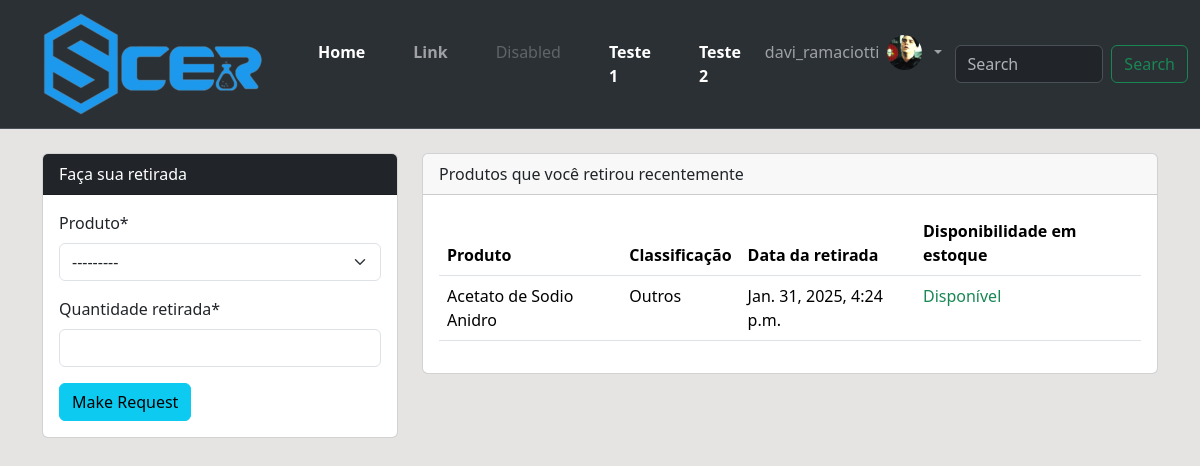
The page /estatisticas/ (signed in) on the database as committed earlier.
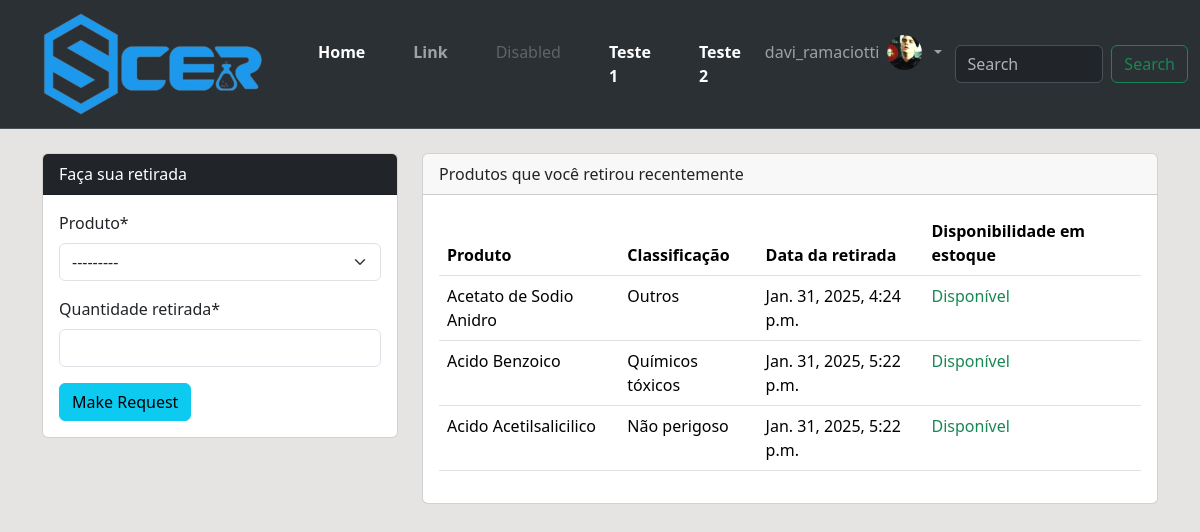
The same page on the database as committed later.
### estatisticas/models.py (models this page shows, shortened)
class Retirada(models.Model):
    produto = models.ForeignKey(Produto, on_delete=models.CASCADE, null=True)
    staff = models.ForeignKey(User, models.CASCADE, null=True)
    quantidade_retirada = models.DecimalField(max_digits=19, decimal_places=4, null=True)
    data = models.DateTimeField(auto_now_add=True)

class Produto(models.Model):
    nome = models.CharField(max_length=200, null=True)
    classificacao = models.CharField(max_length=200, choices=CLASSIFICACAO , null=True)
    quantidade = models.DecimalField(max_digits=19, decimal_places=4, null=True)
    def __str__(self):
        return f'{self.nome}'

### estatisticas/views.py (the view)
# urls.py: path('estatisticas/', views.index, name="estatisticas-index"),
@login_required(login_url='user-login', ) # está configurado nas settings > login_url.
def index(request):
    retiradas = Retirada.objects.all()
    if request.method == "POST":
        form = RetiradaForm(request.POST)
        if form.is_valid():
            instance = form.save(commit=False) # Não se salva o formulario imediatamente para que seja possivel adicionar o usuario
            instance.staff = request.user   # Adiciona-se o usuário às informações do formulario aqui
            instance.save()     #Agora sim, pode-se salvar.
            return redirect('estatisticas-index')
    else:
        form = RetiradaForm()
    context = {
        'retiradas':retiradas,
        'form': form,
    }
    return render(request, 'estatisticas/index.html', context)

### estatisticas/forms.py
class RetiradaForm(forms.ModelForm):
    class Meta:
        model = Retirada
        fields = ['produto', 'quantidade_retirada']

### templates/estatisticas/index.html (shortened to what the changed rows need)
{% extends 'partials/base.html' %}
{% load crispy_forms_tags %}
{% block content%}
{% if user.is_authenticated and user.is_staff %}
 {% include 'partials/topnav.html' %}
<div class="container">
    <div class="row my-5">
        <div class="col-md-6">
            <div class="bg-white">
                <canvas id="myChart1" width="400" height="300"></canvas>
                <script>
                    var ctx = document.getElementById('myChart1').getContext('2d');
                    var myChart1 = new Chart(ctx, {
                        type: 'pie',
                        data: {
                            labels: ['Red', 'Blue', 'Yellow', 'Green', 'Purple', 'Orange'],
                            datasets: [{
                                label: 'Products',
                                data: [12, 19, 3, 5, 2, 3],
                                backgroundColor: [
                                    'rgba(255, 99, 132, 1)',
                                    'rgba(54, 162, 235, 1)',
                                    'rgba(255, 206, 86, 1)',
                                    'rgba(75, 192, 192, 1)',
                                    'rgba(153, 102, 255, 1)',
                                    'rgba(255, 159, 64, 1)'
                                ],
                                borderColor: [
                                    'rgba(255, 99, 132, 1)',
                                    'rgba(54, 162, 235, 1)',
                                    'rgba(255, 206, 86, 1)',
                                    'rgba(75, 192, 192, 1)',
                                    'rgba(153, 102, 255, 1)',
                                    'rgba(255, 159, 64, 1)'
                                ],
                                borderWidth: 1
                            }]
                        },
                        options: {
                            scales: {
                                yAxes: [{
                                    ticks: {
                                        beginAtZero: true
                                    }
                                }]
                            }
                        }
                    });
                </script>
            </div>
        </div>
        <div class="col-md-6">
            <div class="bg-white">
                <canvas id="myChart" width="400" height="300"></canvas>
                <script>
                    var ctx = document.getElementById('myChart').getContext('2d');
                    var myChart = new Chart(ctx, {
                        type: 'bar',
                        data: {
                            labels: ['Red', 'Blue', 'Yellow', 'Green', 'Purple', 'Orange'],
                            datasets: [{
                                label: 'Products',
                                data: [12, 19, 3, 5, 2, 3],
                                backgroundColor: [
                                    'rgba(255, 99, 132, 1)',
                                    'rgba(54, 162, 235, 1)',
                                    'rgba(255, 206, 86, 1)',
                                    'rgba(75, 192, 192, 1)',
                                    'rgba(153, 102, 255, 1)',
                                    'rgba(255, 159, 64, 1)'
                                ],
                                borderColor: [
                                    'rgba(255, 99, 132, 1)',
                                    'rgba(54, 162, 235, 1)',
                                    'rgba(255, 206, 86, 1)',
                                    'rgba(75, 192, 192, 1)',
                                    'rgba(153, 102, 255, 1)',
                                    'rgba(255, 159, 64, 1)'
                                ],
                                borderWidth: 1
                            }]
                        },
                        options: {
                            scales: {
                                yAxes: [{
                                    ticks: {
                                        beginAtZero: true
                                    }
                                }]
                            }
                        }
                    });
                </script>
            </div>
        </div>
    </div>
</div>
{% else %}
{% include 'estatisticas/staff_index.html' %}
{% endif %}
{% endblock %}

### templates/estatisticas/staff_index.html (shortened to what this page needs)
{% load crispy_forms_tags %}
<div class="container">
    <div class="row mt-4">
        <div class="col-md-4">
            <div class="card">
                <div class="card-header bg-dark text-white">
                    Faça sua retirada
                </div>
                <div class="card-body ">
                    <form method="POST">
                        {{ form|crispy }}
                        <input class="btn btn-info btn-block" type="submit" value="Make Request">
                    </form>
                </div>
            </div>
        </div>
        <div class="col-md-8">
            <div class="card">
                <div class="card-header">
                    Produtos que você retirou recentemente
                </div>
                <div class="card-body">
                    <table class="table bg-white">
                        <thead class="bg-info bg-dark text-white">
                            <tr>
                                <th scope="col">Produto</th>
                                <th scope="col">Classificação</th>
                                <th scope="col">Data da retirada</th>
                                <th scope="col">Disponibilidade em estoque</th>
                            </tr>
                        </thead>
                        <tbody>
                            {% for retirada in retiradas %}
                            {% if retirada.staff == user%}
                            <tr>
                                <td> {{retirada.produto}} </td>
                                <td> {{retirada.produto.classificacao}} </td>
                                <td> {{retirada.data}} </td>
                                <td>
                                    {% if retirada.quantidade_retirada != 0 %}
                                    <p class="text-success">Disponível</p>
                                    {% else %}
                                    <p class="text-danger"> Indisponível </p>
                                    {% endif %}
                                </td>
                            </tr>
                            {% endif %}
                            {% endfor %}
                        </tbody>
                    </table>
                </div>
            </div>
        </div>
    </div>
</div>

Rows that differ between the two databases and show on the page:
added Retirada: produto "Acido Benzoico", produto.classificacao "Químicos tóxicos", data "Jan. 31, 2025, 5:22 p.m.", quantidade_retirada "Disponível"
added Retirada: produto "Acido Acetilsalicilico", produto.classificacao "Não perigoso", data "Jan. 31, 2025, 5:22 p.m.", quantidade_retirada "Disponível"
